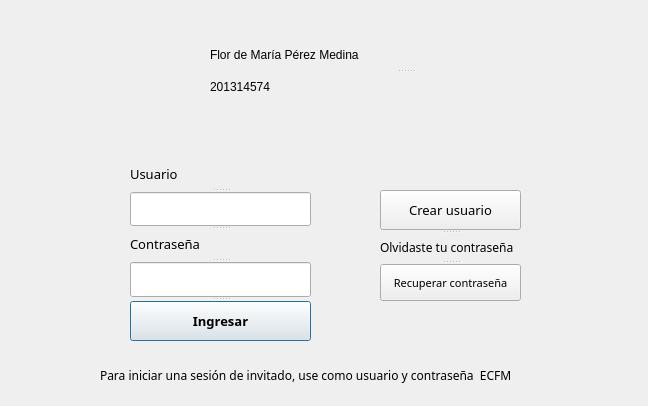
<?xml version="1.0" encoding="UTF-8"?>
<ui version="4.0">
 <class>Login</class>
 <widget class="QDialog" name="Login">
  <property name="geometry">
   <rect>
    <x>0</x>
    <y>0</y>
    <width>648</width>
    <height>406</height>
   </rect>
  </property>
  <property name="windowTitle">
   <string>Dialog</string>
  </property>
  <widget class="QSplitter" name="splitter">
   <property name="geometry">
    <rect>
     <x>130</x>
     <y>160</y>
     <width>181</width>
     <height>181</height>
    </rect>
   </property>
   <property name="orientation">
    <enum>Qt::Vertical</enum>
   </property>
   <widget class="QLabel" name="label_usuario">
    <property name="font">
     <font>
      <family>Century Gothic</family>
      <pointsize>10</pointsize>
     </font>
    </property>
    <property name="text">
     <string>Usuario</string>
    </property>
   </widget>
   <widget class="QLineEdit" name="texto_correo"/>
   <widget class="QLabel" name="label_password">
    <property name="font">
     <font>
      <family>Century Gothic</family>
      <pointsize>10</pointsize>
     </font>
    </property>
    <property name="text">
     <string>Contraseña</string>
    </property>
   </widget>
   <widget class="QLineEdit" name="texto_password">
    <property name="echoMode">
     <enum>QLineEdit::Password</enum>
    </property>
   </widget>
   <widget class="QPushButton" name="boton_ingresar">
    <property name="font">
     <font>
      <family>Century Gothic</family>
      <pointsize>10</pointsize>
      <weight>75</weight>
      <bold>true</bold>
     </font>
    </property>
    <property name="text">
     <string>Ingresar</string>
    </property>
   </widget>
  </widget>
  <widget class="QLabel" name="mensaje">
   <property name="geometry">
    <rect>
     <x>100</x>
     <y>360</y>
     <width>451</width>
     <height>31</height>
    </rect>
   </property>
   <property name="font">
    <font>
     <family>Century Gothic</family>
     <pointsize>9</pointsize>
    </font>
   </property>
   <property name="text">
    <string>Para iniciar una sesión de invitado, use como usuario y contraseña  ECFM</string>
   </property>
  </widget>
  <widget class="QLabel" name="logo">
   <property name="geometry">
    <rect>
     <x>80</x>
     <y>10</y>
     <width>111</width>
     <height>121</height>
    </rect>
   </property>
   <property name="font">
    <font>
     <kerning>true</kerning>
    </font>
   </property>
   <property name="text">
    <string/>
   </property>
   <property name="pixmap">
    <pixmap resource="logo.qrc">:/imagen/Logo0.png</pixmap>
   </property>
   <property name="scaledContents">
    <bool>true</bool>
   </property>
  </widget>
  <widget class="QSplitter" name="splitter_2">
   <property name="geometry">
    <rect>
     <x>380</x>
     <y>190</y>
     <width>141</width>
     <height>111</height>
    </rect>
   </property>
   <property name="orientation">
    <enum>Qt::Vertical</enum>
   </property>
   <widget class="QPushButton" name="boton_crear">
    <property name="font">
     <font>
      <family>Century Gothic</family>
      <pointsize>10</pointsize>
      <weight>50</weight>
      <bold>false</bold>
     </font>
    </property>
    <property name="text">
     <string>Crear usuario</string>
    </property>
   </widget>
   <widget class="QLabel" name="olvidar">
    <property name="font">
     <font>
      <family>Century Gothic</family>
     </font>
    </property>
    <property name="text">
     <string>Olvidaste tu contraseña</string>
    </property>
   </widget>
   <widget class="QPushButton" name="boton_recuperar">
    <property name="font">
     <font>
      <family>Century Gothic</family>
      <pointsize>8</pointsize>
     </font>
    </property>
    <property name="text">
     <string>Recuperar contraseña</string>
    </property>
   </widget>
  </widget>
  <widget class="QSplitter" name="splitter_3">
   <property name="geometry">
    <rect>
     <x>210</x>
     <y>40</y>
     <width>391</width>
     <height>61</height>
    </rect>
   </property>
   <property name="orientation">
    <enum>Qt::Vertical</enum>
   </property>
   <widget class="QLabel" name="nombre">
    <property name="styleSheet">
     <string notr="true">font: 75 20pt &quot;Century Gothic&quot;;</string>
    </property>
    <property name="text">
     <string>Flor de María Pérez Medina</string>
    </property>
   </widget>
   <widget class="QLabel" name="carnet">
    <property name="styleSheet">
     <string notr="true">font: 75 16pt &quot;Century Gothic&quot;;</string>
    </property>
    <property name="text">
     <string>201314574</string>
    </property>
   </widget>
  </widget>
 </widget>
 <resources>
  <include location="logo.qrc"/>
 </resources>
 <connections/>
</ui>
